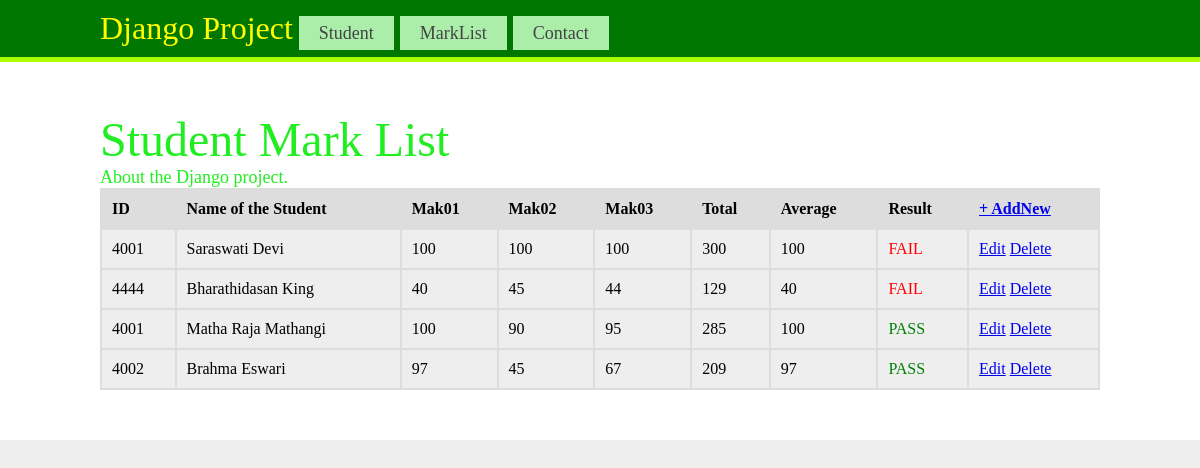
Screenshot of /About/ with the database file from the repository.
### Student/models.py (models this page shows)
class StudentMarks(models.Model):
	StudId = models.CharField(max_length = 5)
	StudName2 = models.CharField(max_length = 20)
	Mark01 = models.CharField(max_length = 5)
	Mark02 = models.CharField(max_length = 5)
	Mark03 = models.CharField(max_length = 5)

### Student/views.py (the view)
# urls.py: path('About/', views.about, name="about"),
def about(request):
    data2=StudentMarks.objects.all()
    return render(request, "About.html", {'marks':data2})

### templates/About.html (shortened to what this page needs)
<html>
<head>
</head>
<body>
	<div>
		{% include "Head.html" %}
	</div>
	<div class="Home01">
		<font size="7">Student Mark List</font><br>About the Django project.
		<table>
			<tr>
				<th>ID</th>
				<th>Name of the Student</th>
				<th>Mak01</th>
				<th>Mak02</th>
				<th>Mak03</th>
				<th>Total</th>
				<th>Average</th>
				<th>Result</th>
				<th><a href="/Create">+ AddNew</a></th>
			</tr>
			{% for st in marks %}
			<tr>
				<td>{{ st.StudId }}</td>
				<td>{{ st.StudName2 }}</td>
				<td>{{ st.Mark01 }}</td>
				<td>{{ st.Mark02 }}</td>
				<td>{{ st.Mark03 }}</td>
				<td>{{ st.Mark01 |add:st.Mark02 |add:st.Mark03 }}</td>
				<td>{{ st.Mark01 }}</td>
				<td>
					{% if st.id > 2 %}
					<font color="green">PASS</font>
					{% else %}
					<font color="red">FAIL</font>
					{% endif %}
				</td>
				<td><a href="/Mark_Delete/{{ st.StudId }}">Edit</a>
				<a href="/Mark_Delete/{{ st.StudId }}">Delete</a></td>
			</tr>
			{% endfor %}
		</table>
	</div>
</body>
</html>

### templates/About.html (style rules this page uses)
body { margin:0; background: #eeeeee; }
.Home01 { background: #ffffff; padding: 50px 100px; color: #20ee20; font-size: 18px; }
table { width: 100%; background-color: #dddddd; }
th { background-color: #dddddd; padding:10px; text-align: left; }
td { background-color: #eeeeee; padding:10px; }

### templates/Head.html (style rules this page uses)
body { margin:0; background: #eeeeee; }

### rows the page displays
StudentMarks: StudId "4001", StudName2 "Saraswati Devi", Mark01 "100", Mark02 "100", Mark03 "100", Mark01|add "300", shows "FAIL"
StudentMarks: StudId "4444", StudName2 "Bharathidasan King", Mark01 "40", Mark02 "45", Mark03 "44", Mark01|add "129", shows "FAIL"
StudentMarks: StudId "4001", StudName2 "Matha Raja Mathangi", Mark01 "100", Mark02 "90", Mark03 "95", Mark01|add "285", shows "PASS"
StudentMarks: StudId "4002", StudName2 "Brahma Eswari", Mark01 "97", Mark02 "45", Mark03 "67", Mark01|add "209", shows "PASS"
